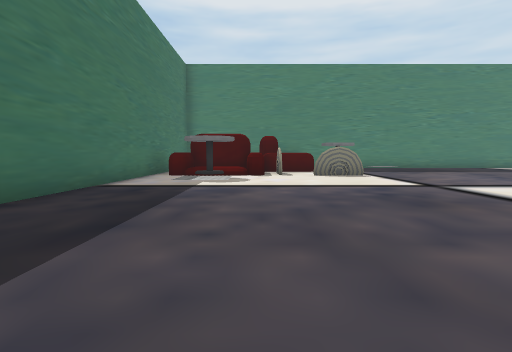
view 1 (above)

24 first-person views from a walk through a Unity game level. The camera is 1.3 m above the floor, tilts 4° down and sees 80° across. The floor is counted in squares, 2 m on a side. Each view is taken from the middle of a square. On the plan, view 1 faces up. The plan holds only what a view shows up to about 10 squares ahead; the rest is blank. The place goes on beyond the plan. Some surface patterns are stand-ins.

view 2
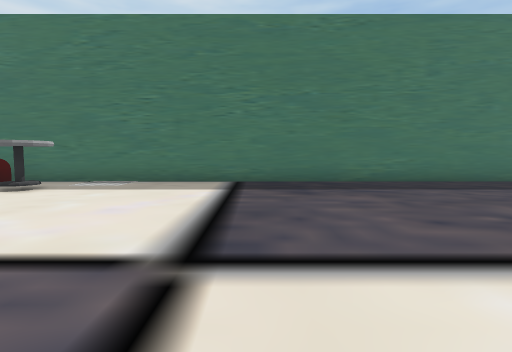

view 3
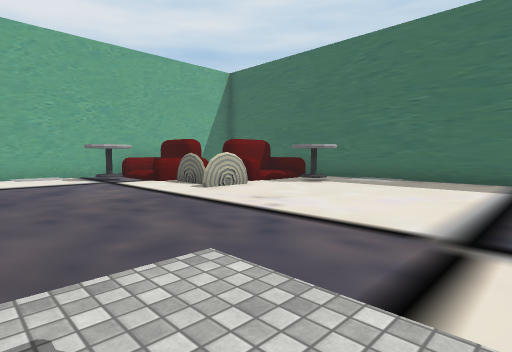

view 4
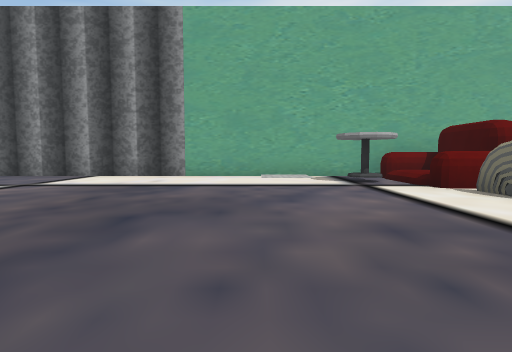

view 5
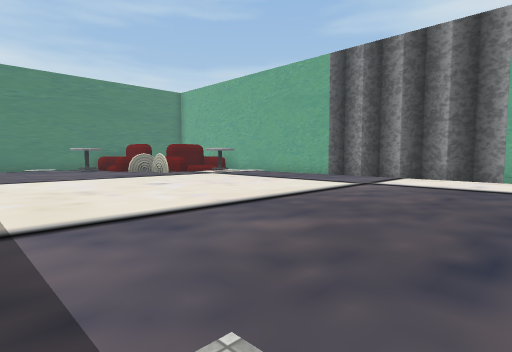

view 6
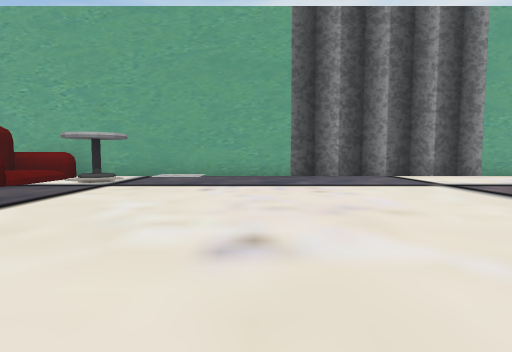

view 7
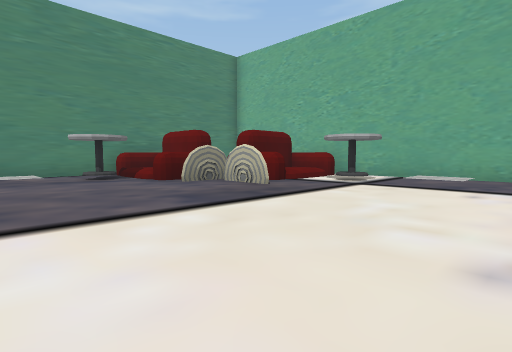

view 8
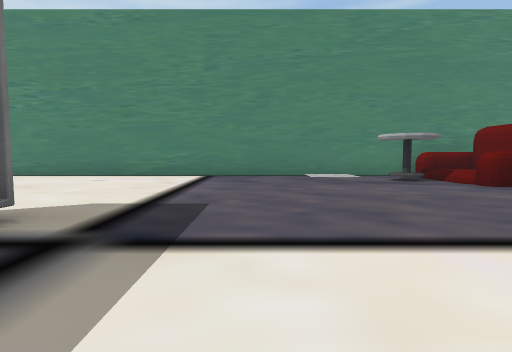

view 9
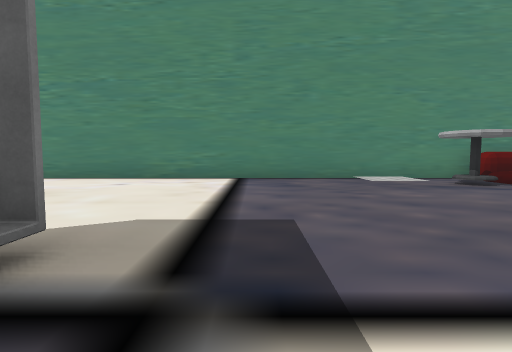

view 10
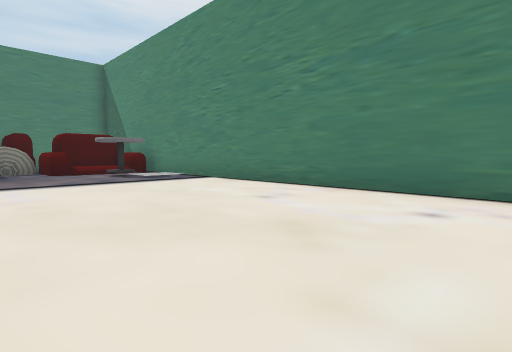

view 11
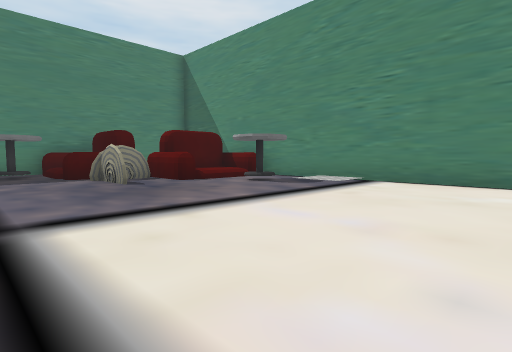

view 12
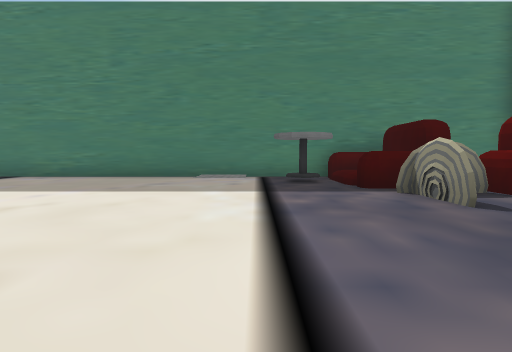

view 13
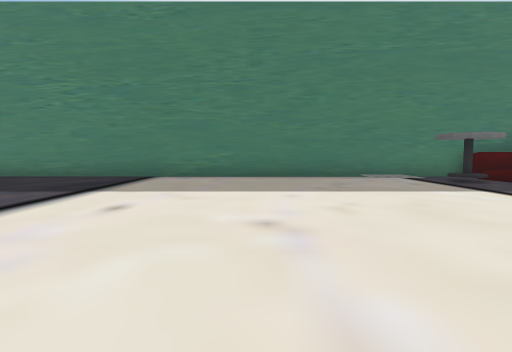

view 14
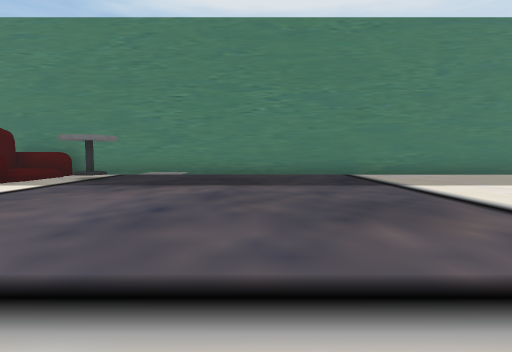

view 15
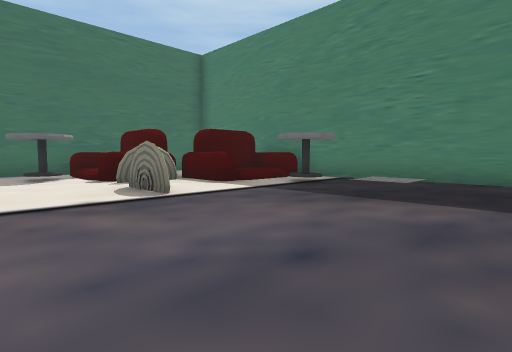

view 16
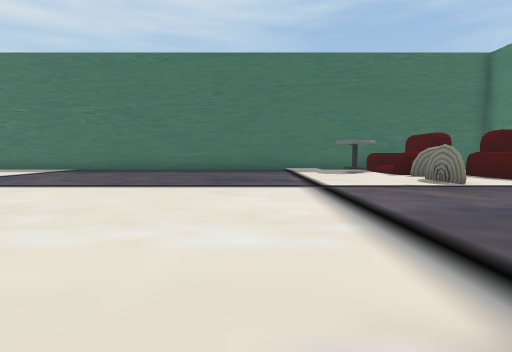

view 17
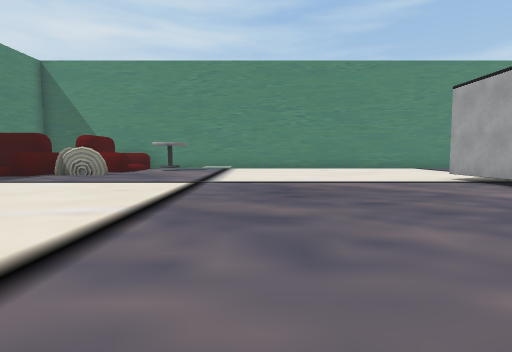

view 18
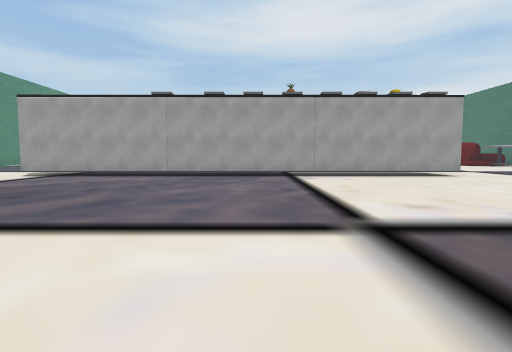

view 19
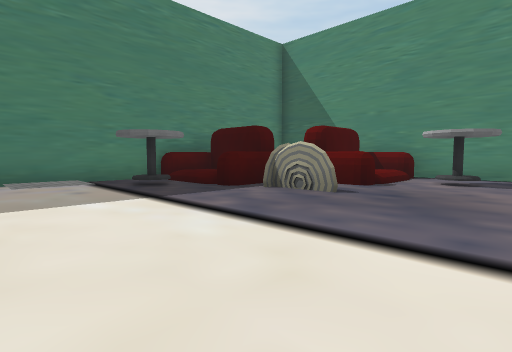

view 20
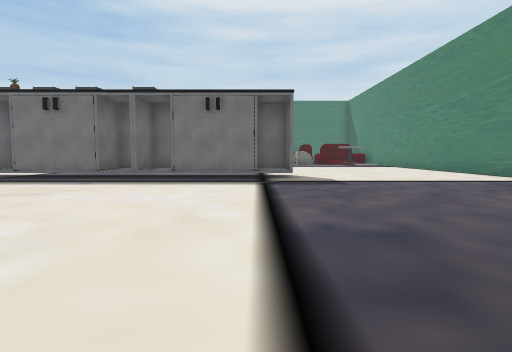

view 21
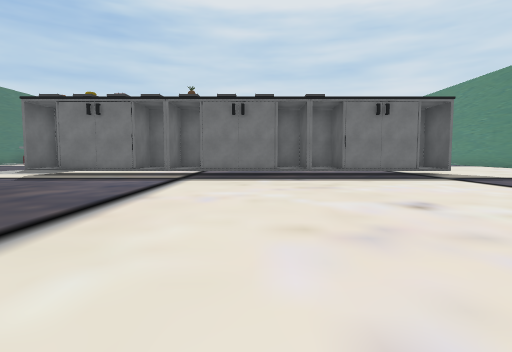

view 22
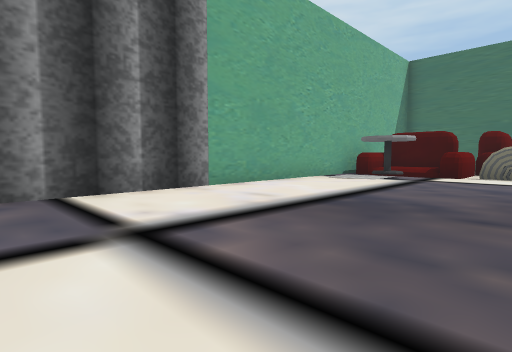

view 23
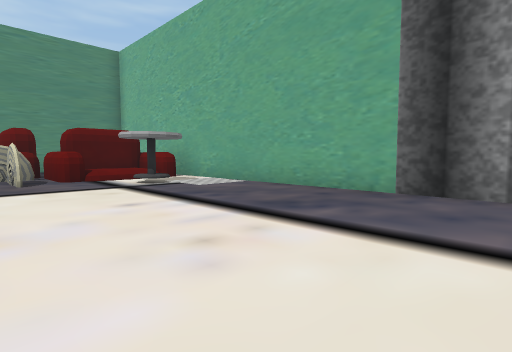

view 24
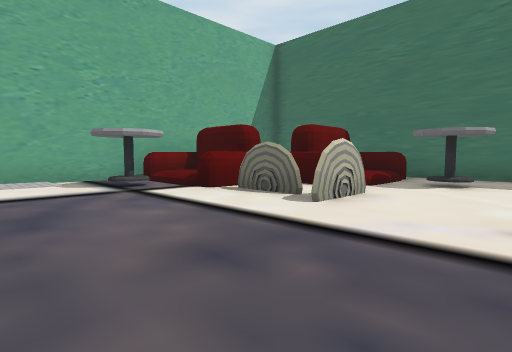

### Floor plan
Key: @ floor where view 1 was taken; # wall or solid block; x gap in a wall; . main floor; : floor 0.25 m higher than the main floor; + floor 0.5 m higher than the main floor; / step, stairs or slope; = window, fence, low wall or low ledge; C cupboard; O other object.
Columns run from 4 left of view 1 to 26 right of it. Each row starts with its distance up from view 1.
 15     #######################
 14      OO................/OO
 13      #+..OO............O:O
 12      OO.................OOO#  #
 11   # O#...................##  O#
 10 #.O O#x#.................#O//O#
  9 #..O......................../.#
  8 #.........................../.#
  7 #...........................O.#
  6 #...........................O.#
  5 #.............................#
  4 #.............................#
  3 #.............................#
  2 #.............................#
  1 #.............................#
  0 #...@.....##############......#
 -1 #.........##+##+==+##+##......#
 -2 #.........::CC..CC..CC........#
 -3 #.........::/.................#
 -4 #.............................#
 -5 #.............................#
 -6 #.............................#
 -7 #.............................#
 -8 #..O.##.....................O.#
 -9 #.O+O #...................OO+O#
-10 # OOO.#.................##O##O#
-11 #   OOO.................OOO#  #
-12      #+/.OO............O/ ##
-13      #O/...............// #
-14      OO.................#OO
-15        #################

Positions as (right, up) in squares from view 1, and headings:
1: (0, 0), facing up
2: (6, -2), facing left
3: (7, -2), facing down-left
4: (6, -5), facing down
5: (7, -3), facing down-right
6: (15, -5), facing down
7: (15, -5), facing down-right
8: (16, -4), facing right
9: (17, -3), facing right
10: (20, -1), facing up-right
11: (18, 3), facing up-right
12: (18, 6), facing up
13: (14, 6), facing up
14: (8, 5), facing up
15: (8, 7), facing up-left
16: (10, 5), facing left
17: (11, 5), facing right
18: (12, 9), facing down
19: (16, 7), facing up-right
20: (18, -10), facing up
21: (13, -11), facing up
22: (12, -9), facing down-left
23: (12, -9), facing down-right
24: (6, -6), facing down-left
